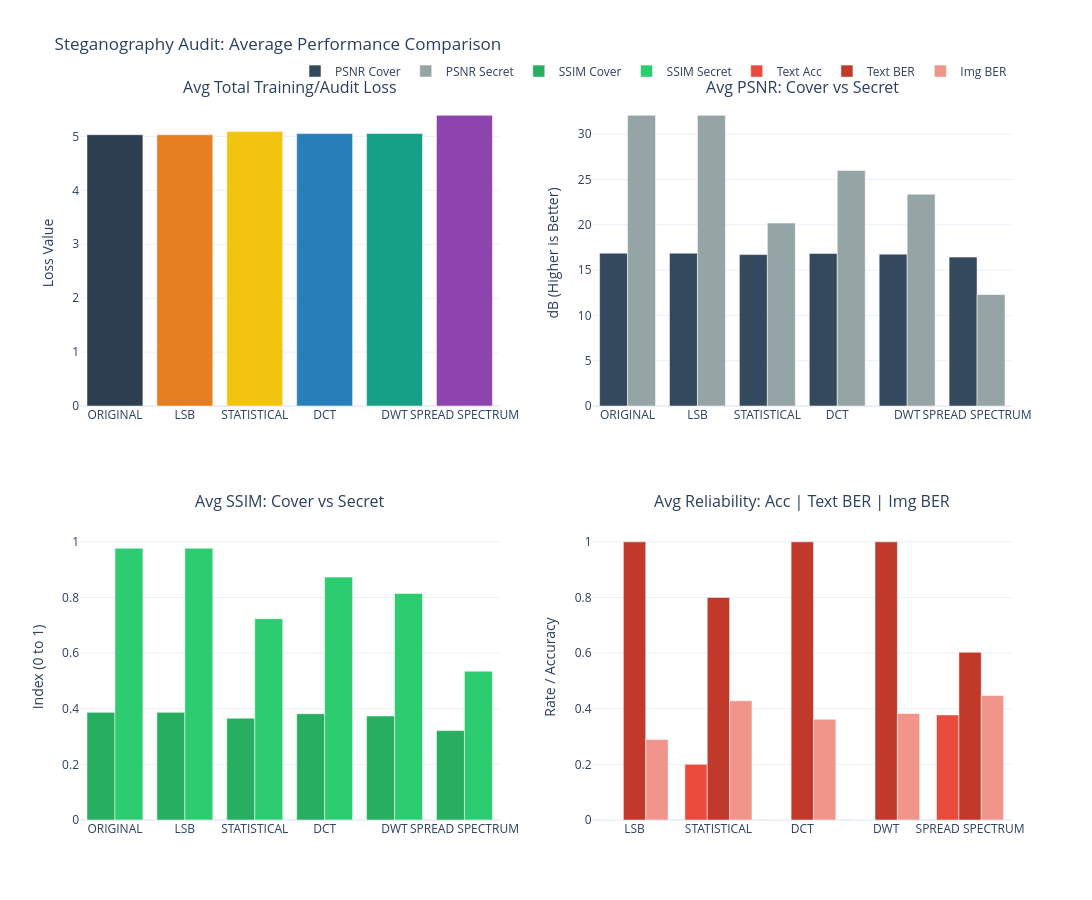

Notebook code cell kept with this figure:
### Code cell
from tqdm.auto import tqdm
import nltk
from nltk.corpus import words

# reload just to check saved model works, and so this can be run without fit if needed.
prep_network, hide_network, reveal_network = load_weights_from_checkpoint(
    models_dir, prep_network, hide_network, reveal_network
)


all_metrics = []


mse_handler = tf.keras.losses.MeanSquaredError()
methods = ['original'] + [k.lower() for k in stego_map.keys()]

num_samples = 5  # len(holdout_dataset)
print(f"Evaluating {num_samples} samples...")


sample_dataset = holdout_dataset.take(num_samples)
pbar = tqdm(enumerate(sample_dataset), total=num_samples,
            desc="Audit Progress", unit="img")

try:
    word_list = words.words()
except:
    nltk.download('words')
    # need to reimport if not downloaded
    from nltk.corpus import words
    word_list = [w.lower() for w in words.words() if w.isalpha()]

# Filter for medium-length words to ensure they fit your codec capacity
max_word, max_char_len = find_max_supported_word(
    word_list, codec, fixed_byte_len)
# subtract 2 bytes for added safety
max_char_len -= 2
safe_word_list = [w for w in word_list if len(w) <= max_char_len]

random_word = random.choice(safe_word_list) + "\0"
check_audit_viability(random_word, codec, stego_map)


def sanitize_string(s):
    """Replaces unprintable/corrupted characters with a dot (.)"""
    if not isinstance(s, str):
        return ""
    return "".join(c if c in string.printable and c not in ['\n', '\r'] else '.' for c in s)


for i, (cover_tensor, secret_tensor) in pbar:
    # Prepare single sample
    secret_text = random.choice(safe_word_list) + "\0"
    sc = to_scale(to_display(cover_tensor))[tf.newaxis, ...]
    original_secret_img = to_display(secret_tensor)

    for method in methods:
        # Dynamic Tool Lookup
        tool = next((v for k, v in stego_map.items()
                    if k.lower() == method), None)

        # --- 1. Embed ---
        pre_nn_text = ""
        revealed_text = ""
        embed_success = True

        if method == 'original' or tool is None:
            new_secret = original_secret_img
        else:
            try:
                new_secret = tool.embed(
                    original_secret_img, secret_text, codec
                )
                try:
                    pre_nn_text = tool.extract(new_secret, codec)
                except:
                    pre_nn_text = "[Extract Failed]"
            except Exception as e:
                embed_success = False
                new_secret = original_secret_img
                pre_nn_text = "[EMBED FAIL]"

        ss = to_scale(new_secret)[tf.newaxis, ...]

        # --- 2. Inference ---
        p_out = prep_network(ss, training=False)
        h_out = hide_network([sc, p_out], training=False)
        r_out = reveal_network(h_out, training=False)

        h_out = tf.cast(h_out, tf.float32)
        r_out = tf.cast(r_out, tf.float32)

        # --- 3. Extract & Metrics ---

        if method != 'original' and tool is not None:
            if embed_success:
                try:
                    revealed_text = tool.extract(to_display(r_out[0]), codec)
                except:
                    revealed_text = "[Extract Failed]"
            else:
                revealed_text = "[SKIPPED]"

            # Clean and truncate the strings for neat console formatting
            clean_sec = sanitize_string(secret_text.replace('\0', ''))
            clean_pre = sanitize_string(pre_nn_text.replace(
                '\0', '')) if pre_nn_text else "[EMPTY]"
            clean_rev = sanitize_string(revealed_text.replace('\0', ''))[:15]

            print(
                f"Img {i} | {method:<15} | Sec: '{clean_sec:<12}' | PreNN: '{clean_pre:<15}' | Rev: '{clean_rev:<15}'")

        text_acc = acc_txt(secret_text, revealed_text)
        ber_text = calculate_text_ber(secret_text, revealed_text)
        ber_img = calculate_img_ber(ss, r_out)

        # PSNR/SSIM
        p_c = tf.image.psnr(sc, h_out, max_val=1.0).numpy()[0]
        p_s = tf.image.psnr(ss, r_out, max_val=1.0).numpy()[0]
        s_c = tf.image.ssim(sc, h_out, max_val=1.0).numpy()[0]
        s_s = tf.image.ssim(ss, r_out, max_val=1.0).numpy()[0]

        t_loss, c_loss, s_loss = steganography_loss(sc, ss, h_out, r_out)

        # --- 4. Periodic Visual Saving ---
        # Saves every 50th image processed to avoid disk bloat
        # if (i + 1) % 10 == 0:
        save_visual_comparison(
            cover=to_display(sc[0]),
            secret=to_display(ss[0]),
            stego=to_display(h_out[0]),
            reveal=to_display(r_out[0]),
            method_name=method,
            index=i,
            save_dir=os.path.join(data_dir, "visual_results")
        )

        # --- 5. Data Accumulation ---
        all_metrics.append({
            "image_index": i,
            "method": method,
            "total_loss": float(t_loss.numpy()),
            "psnr_c": float(p_c),
            "ssim_c": float(s_c),
            "psnr_s": float(p_s),
            "ssim_s": float(s_s),
            "ber_img": float(ber_img),
            "ber_text": float(ber_text),
            "text_acc": float(text_acc)
        })

    pbar.set_postfix({"img": i, "last_acc": f"{text_acc:.2f}"})


# save all_metrics to csv here
df_metrics = pd.DataFrame(all_metrics)
final_summary_path = os.path.join(data_dir, "evaluation_metrics.csv")
df_metrics.to_csv(final_summary_path, index=False)
print(f"Metrics saved to {final_summary_path}")

# --- 2. Final Averaging ---
print("\n=== Final Average Evaluation Metrics ===")
summary = df_metrics.groupby(
    'method')[['total_loss', 'psnr_c', 'psnr_s', 'text_acc', 'ber_img', 'ber_text']].mean()
print(summary)

plot_final_summary(all_metrics, os.path.join(
    data_dir, "final_summary_plot.pdf"))

### Figure 1 — Plotly figure (JSON) as saved in the notebook; plotly's stock layout.template omitted (floating-point values rounded to 4 significant figures)
{"data": [{"marker": {"color": ["#2C3E50", "#E67E22", "#F1C40F", "#2980B9", "#16A085", "#8E44AD"]}, "name": "Total Loss", "showlegend": false, "type": "bar", "x": ["ORIGINAL", "LSB", "STATISTICAL", "DCT", "DWT", "SPREAD SPECTRUM"], "xaxis": "x", "y": [5.031, 5.031, 5.093, 5.052, 5.056, 5.391], "yaxis": "y"}, {"marker": {"color": "#34495E"}, "name": "PSNR Cover", "type": "bar", "x": ["ORIGINAL", "LSB", "STATISTICAL", "DCT", "DWT", "SPREAD SPECTRUM"], "xaxis": "x2", "y": [16.86, 16.86, 16.71, 16.83, 16.76, 16.44], "yaxis": "y2"}, {"marker": {"color": "#95A5A6"}, "name": "PSNR Secret", "type": "bar", "x": ["ORIGINAL", "LSB", "STATISTICAL", "DCT", "DWT", "SPREAD SPECTRUM"], "xaxis": "x2", "y": [32.08, 32.08, 20.19, 25.99, 23.38, 12.31], "yaxis": "y2"}, {"marker": {"color": "#27AE60"}, "name": "SSIM Cover", "type": "bar", "x": ["ORIGINAL", "LSB", "STATISTICAL", "DCT", "DWT", "SPREAD SPECTRUM"], "xaxis": "x3", "y": [0.387, 0.387, 0.3661, 0.382, 0.3741, 0.3213], "yaxis": "y3"}, {"marker": {"color": "#2ECC71"}, "name": "SSIM Secret", "type": "bar", "x": ["ORIGINAL", "LSB", "STATISTICAL", "DCT", "DWT", "SPREAD SPECTRUM"], "xaxis": "x3", "y": [0.9769, 0.9769, 0.7237, 0.8732, 0.8144, 0.5351], "yaxis": "y3"}, {"marker": {"color": "#E74C3C"}, "name": "Text Acc", "type": "bar", "x": ["LSB", "STATISTICAL", "DCT", "DWT", "SPREAD SPECTRUM"], "xaxis": "x4", "y": [0, 0.2, 0, 0, 0.3778], "yaxis": "y4"}, {"marker": {"color": "#C0392B"}, "name": "Text BER", "type": "bar", "x": ["LSB", "STATISTICAL", "DCT", "DWT", "SPREAD SPECTRUM"], "xaxis": "x4", "y": [1, 0.8, 1, 1, 0.6028], "yaxis": "y4"}, {"marker": {"color": "#F1948A"}, "name": "Img BER", "type": "bar", "x": ["LSB", "STATISTICAL", "DCT", "DWT", "SPREAD SPECTRUM"], "xaxis": "x4", "y": [0.2892, 0.4284, 0.3622, 0.3826, 0.4475], "yaxis": "y4"}], "layout": {"annotations": [{"font": {"size": 16}, "showarrow": false, "text": "Avg Total Training/Audit Loss", "x": 0.225, "xanchor": "center", "xref": "paper", "y": 1, "yanchor": "bottom", "yref": "paper"}, {"font": {"size": 16}, "showarrow": false, "text": "Avg PSNR: Cover vs Secret", "x": 0.775, "xanchor": "center", "xref": "paper", "y": 1, "yanchor": "bottom", "yref": "paper"}, {"font": {"size": 16}, "showarrow": false, "text": "Avg SSIM: Cover vs Secret", "x": 0.225, "xanchor": "center", "xref": "paper", "y": 0.425, "yanchor": "bottom", "yref": "paper"}, {"font": {"size": 16}, "showarrow": false, "text": "Avg Reliability: Acc | Text BER | Img BER", "x": 0.775, "xanchor": "center", "xref": "paper", "y": 0.425, "yanchor": "bottom", "yref": "paper"}], "barmode": "group", "height": 900, "legend": {"orientation": "h", "x": 1, "xanchor": "right", "y": 1.02, "yanchor": "bottom"}, "title": {"text": "Steganography Audit: Average Performance Comparison"}, "width": 1200, "xaxis": {"anchor": "y", "domain": [0, 0.45]}, "xaxis2": {"anchor": "y2", "domain": [0.55, 1]}, "xaxis3": {"anchor": "y3", "domain": [0, 0.45]}, "xaxis4": {"anchor": "y4", "domain": [0.55, 1]}, "yaxis": {"anchor": "x", "domain": [0.575, 1], "title": {"text": "Loss Value"}}, "yaxis2": {"anchor": "x2", "domain": [0.575, 1], "title": {"text": "dB (Higher is Better)"}}, "yaxis3": {"anchor": "x3", "domain": [0, 0.425], "range": [0, 1.1], "title": {"text": "Index (0 to 1)"}}, "yaxis4": {"anchor": "x4", "domain": [0, 0.425], "range": [0, 1.1], "title": {"text": "Rate / Accuracy"}}}}
